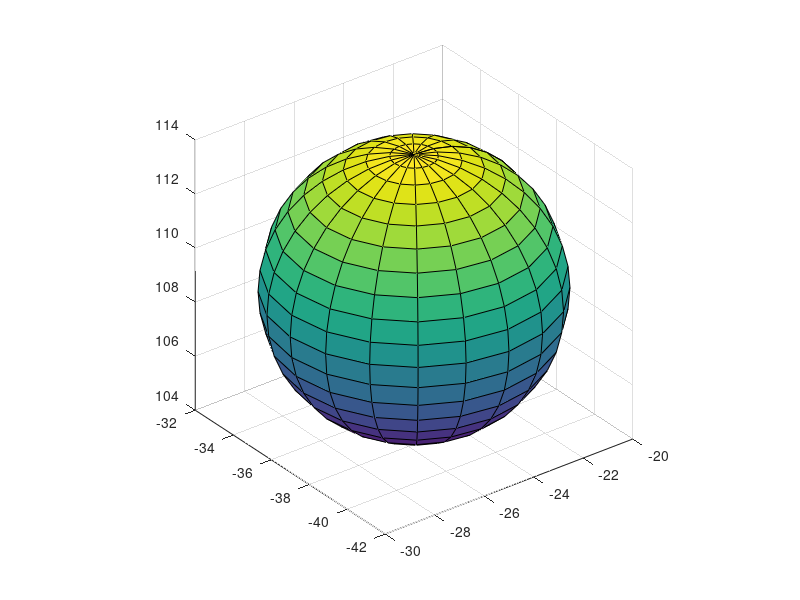

Write the MATLAB code that produced this figure.
clc
clear
clear all

%Problem 29
%x=[-10:10];
%y=[-10:10];
%[x,y] = meshgrid(x,y); 

%z=x.*y.*exp(x+(2*y)-9*(x.^2)-9*(y.^2)); %vector times vwector in grid means you gotta put a dot in your variables

%surf(x,y,z)

%How to make a sphere
[x,y,z] = sphere;
r=5;    %radius = 5
surf(r*x-25,r*y-37,r*z+109)   % A sphere with r = 5, c(25,37,-109)
axis equal